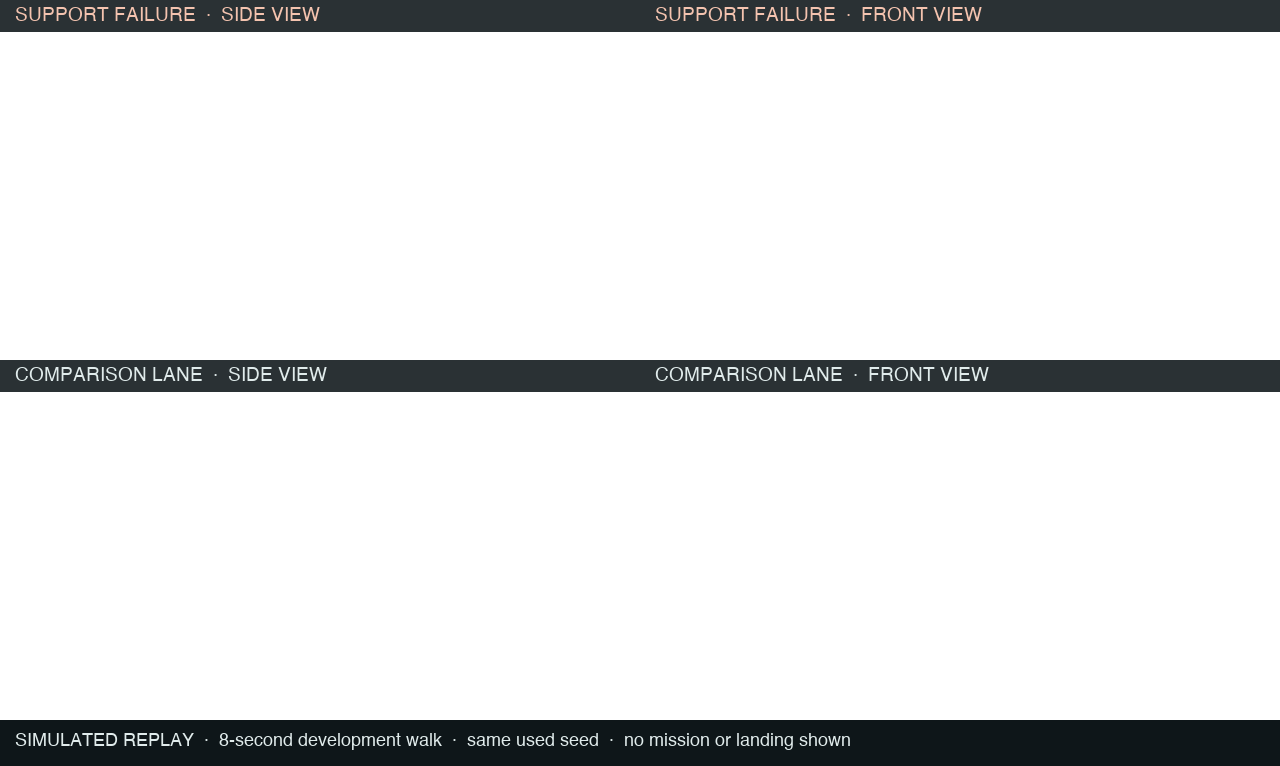

Source code (Python):
from PIL import Image, ImageDraw, ImageFont
p='labels.png'
im=Image.new('RGBA',(1280,766),(0,0,0,0));d=ImageDraw.Draw(im)
font=ImageFont.truetype('/System/Library/Fonts/Helvetica.ttc',19); small=ImageFont.truetype('/System/Library/Fonts/Helvetica.ttc',18)
for x,y,t,color in [(0,0,'SUPPORT FAILURE  ·  SIDE VIEW',(244,195,175,255)),(640,0,'SUPPORT FAILURE  ·  FRONT VIEW',(244,195,175,255)),(0,360,'COMPARISON LANE  ·  SIDE VIEW',(224,235,235,255)),(640,360,'COMPARISON LANE  ·  FRONT VIEW',(224,235,235,255))]:
 d.rectangle((x,y,x+639,y+31),fill=(14,22,25,225));d.text((x+15,y+6),t,font=font,fill=color)
d.rectangle((0,720,1280,766),fill=(14,22,25,255));d.text((15,732),'SIMULATED REPLAY  ·  8-second development walk  ·  same used seed  ·  no mission or landing shown',font=small,fill=(224,235,235,255))
im.save(p)
